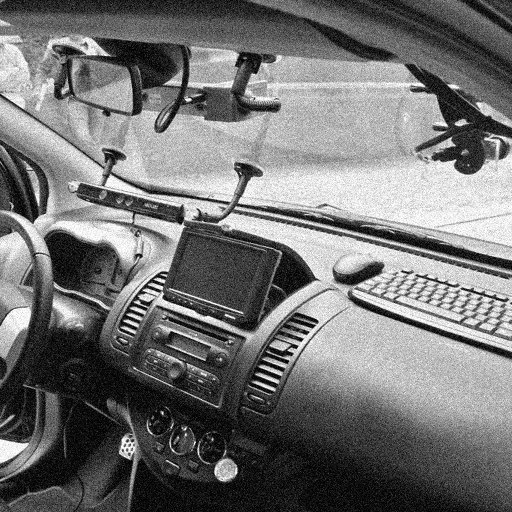
#> input picture Semana 4/13. Ruido/ivvi_512x512_gray_rg.jpg, 512 x 512 px; the run also reads 1 picture not shown here
$ python SmoothingImage.py
#> lines starting #> are read from the running program, lines starting #| are printed output that depends on the picture
"""

Image blurring is achieved by convolving the image with a low-pass filter kernel.
It is useful for removing noise. It actually removes high frequency content (e.g: noise, edges)
from the image resulting in edges being blurred when this is filter is applied.
(Well, there are blurring techniques which do not blur edges).
OpenCV provides mainly four types of blurring techniques.

"""


import cv2
import numpy as np

#Ruido gaussiano
file="ivvi_512x512_gray_rg.jpg"

#Ruido impulsivo
file2="ivvi_512x512_gray_ri.jpg"


file3="ivvi_512x512_gray.jpg"


img_noiseG=cv2.imread(file)
#> img_noiseG is the input picture: shape (512, 512, 3); min 0, max 255, mean 115.5

img_noiseI=cv2.imread(file2)
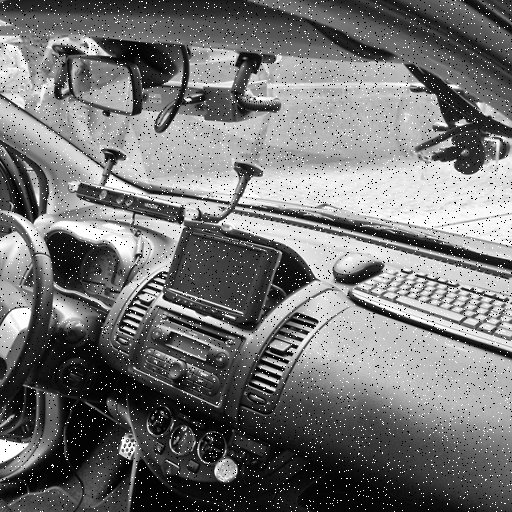
#> input picture Semana 4/13. Ruido/ivvi_512x512_gray_ri.jpg, 512 x 512 px
#> img_noiseI is the input picture: shape (512, 512, 3); min 0, max 255, mean 115.6


img=cv2.imread(file3)


if(img.data==None  or img_noiseG.data==None):
    print("Error")
    exit(0)
else:

    print("OK")

#cv2.imshow('Ruido Gausiano',img_noiseG)

"""
1. Averaging
This is done by convolving the image with a normalized box filter.
 It simply takes the average of all the pixels under kernel area and replaces the central
 element with this average. This is done by the function cv2.blur() or cv2.boxFilter().
"""

#El tamaño del kernel es proporcional al suavizado del ruido, no corrige el impulsivo
resBlur=cv2.blur(img_noiseG,(4,4))
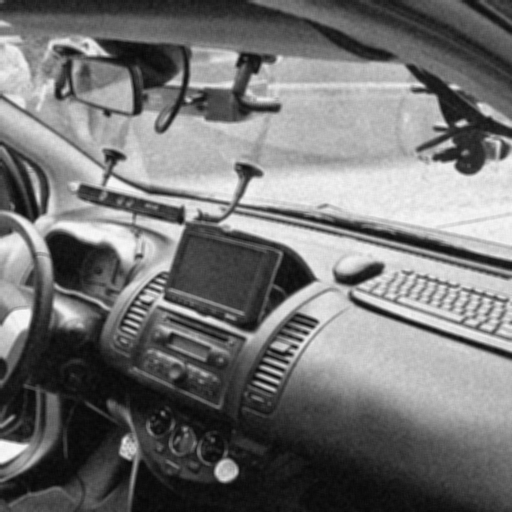
#> resBlur: shape (512, 512, 3); min 7, max 249, mean 115.6
#cv2.imshow('Blur vs {0}'.format("as"),resBlur)


"""
2. Gaussian Filtering
In this approach, instead of a box filter consisting of equal filter coefficients,
 a Gaussian kernel is used. It is done with the function, cv2.GaussianBlur().
 We should specify the width and height of the kernel which should be positive and odd.
 We also should specify the standard deviation in the X and Y directions, sigmaX and sigmaY respectively. If only sigmaX is specified, sigmaY is taken as equal to sigmaX. If both are given as zeros, they are calculated from the kernel size. Gaussian filtering is highly effective in removing Gaussian noise from the image.

If you want, you can create a Gaussian kernel with the function, cv2.getGaussianKernel().

"""

#Parece que solo me permite colocar el kernel de 5 x 5, no corrige el impulsivo
blur = cv2.GaussianBlur(img_noiseG,(5,5),0)
#cv2.imshow('GaussianBlur vs Gau',blur)


"""
3. Median Filtering
Here, the function cv2.medianBlur() computes the median of all the pixels under the kernel
window and the central pixel is replaced with this median value. This is highly effective
in removing salt-and-pepper noise. One interesting thing to note is that, in the Gaussian and
box filters, the filtered value for the central element can be a value which may not exist in
the original image. However this is not the case in median filtering, since the central element
is always replaced by some pixel value in the image. This reduces the noise effectively.
The kernel size must be a positive odd integer.

"""
#El resultado tiene menos ruido pero la calidad de la imagen se pierde, tambien corrige el impulsivo
median = cv2.medianBlur(img_noiseG,5)
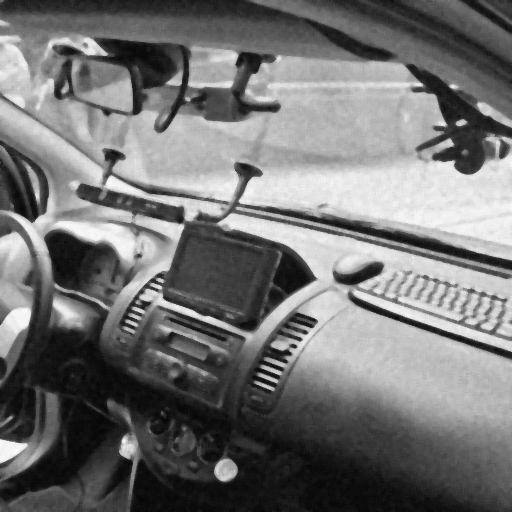
#> median: shape (512, 512, 3); min 4, max 250, mean 115.1
#cv2.imshow('MedianFilter vs Gau',median)


"""
4. Bilateral Filtering
The bilateral filter also uses a Gaussian filter in the space domain, but it also uses one more
(multiplicative) Gaussian filter component which is a function of pixel intensity differences.
The Gaussian function of space makes sure that only pixels are ‘spatial neighbors’ are considered
for filtering, while the Gaussian component applied in the intensity domain (a Gaussian function
of intensity differences) ensures that only those pixels with intensities similar to that of the
central pixel (‘intensity neighbors’) are included to compute the blurred intensity value. As a
result, this method preserves edges, since for pixels lying near edges, neighboring pixels placed
on the other side of the edge, and therefore exhibiting large intensity variations when compared
to the central pixel, will not be included for blurring.
"""

# Es el mejor con el ruido gausiano, pero el impulsuivo no lo corrige
bilitaral = cv2.bilateralFilter(img_noiseG,15,80,80)

"""
15 = Diameter of each pixel neighborhood that is used during filtering. If it is non-positive, it is computed from sigmaSpace.


Sigma values: For simplicity, you can set the 2 sigma values to be the same. If they are small (< 10), the filter will not have much effect, whereas if they are large (> 150), they will have a very strong effect, making the image look "cartoonish".

Filter size: Large filters (d > 5) are very slow, so it is recommended to use d=5 for real-time applications, and perhaps d=9 for offline applications that need heavy noise filtering.

This filter does not work inplace.


"""


cv2.imshow('Biltaral',bilitaral)


cv2.waitKey(0)
